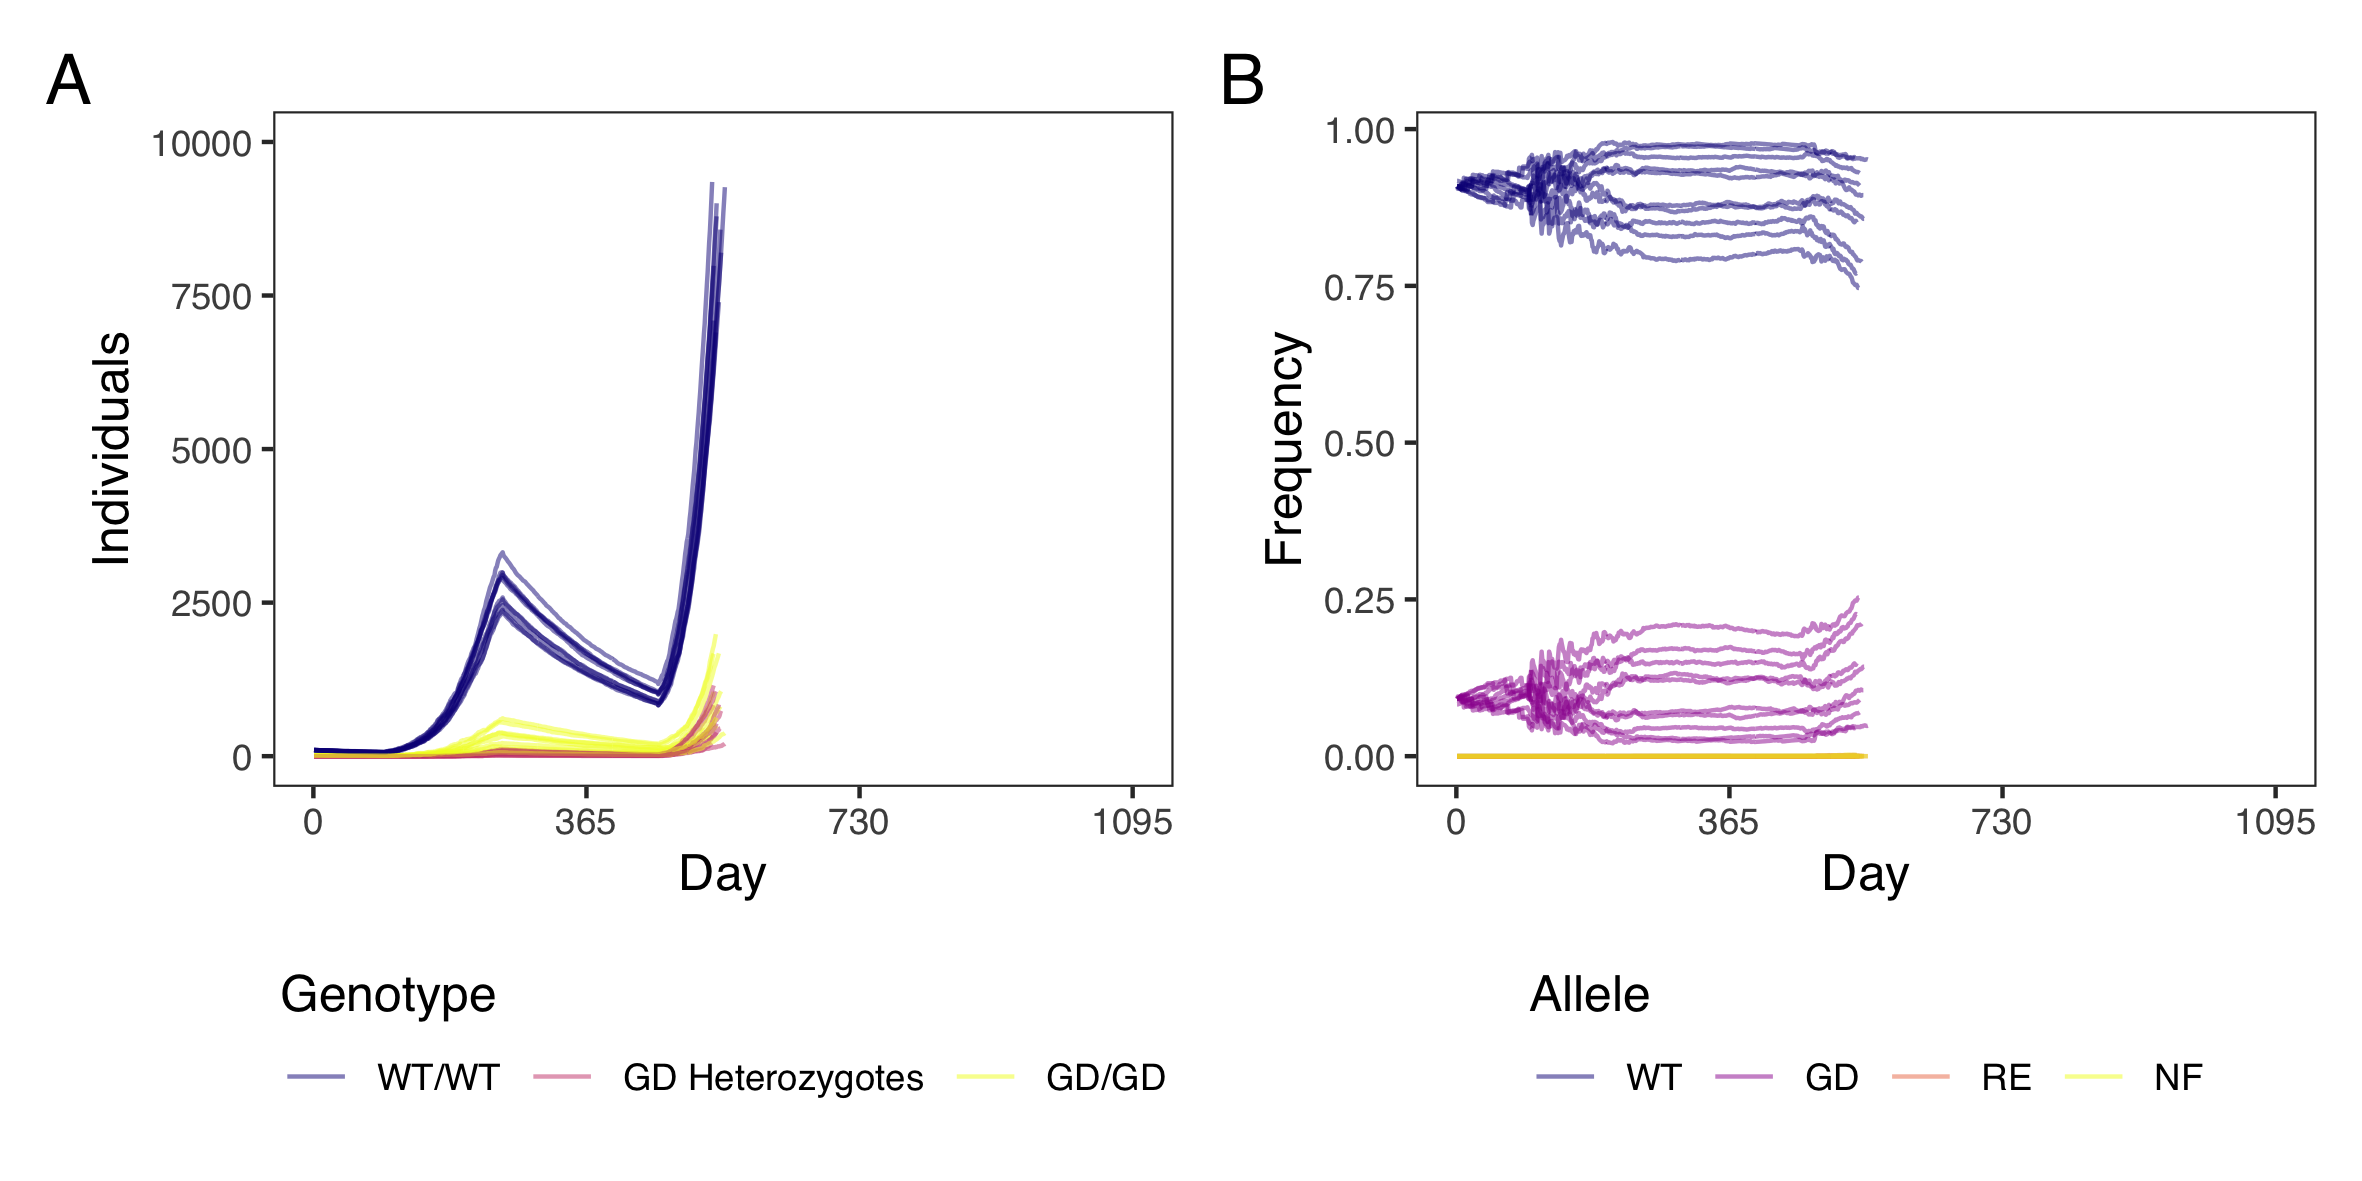

Write the R code that produced this figure.
##############################
## ---- Working directory ----
##############################

setwd(dir = '/Users/s2018147/Documents/nfaber_varroa_gd/')
source(file = 'gene_drive_varroa.R')

#############################
## ---- Parameter inputs ----
#############################

input <- list()

input$iter <- 1:10
input$years <- 3
input$nInit <-  100
input$gd <- 10
input$gdZygosity <- "homozygous"
input$strategy <- 1
input$drive <- c(FALSE,TRUE)
input$testing <- FALSE
input$mort <- 0.005

input$invasionSlope <- 0.00385
input$invasionIntercept <- -2.87
input$DCP <- 8
input$maxDrone <- 16
input$maxWorker <- 8

input$loci <- 2
input$inbred <- TRUE
input$inbrCoef <- 0.9

input$gaplength <- 0 
input$gapday <- 0 
input$broodbreak <- 0 
input$acaricides <- 0
input$supplement <- 0

inputs <- expand.grid(input)
# View(inputs)

#######################################
## ---- Set up parallel processing ----
#######################################

nproc <- 6
cl.tmp = makeCluster(rep('localhost',nproc), type = 'SOCK')
registerDoSNOW(cl.tmp)
getDoParWorkers()

############################
## ---- Run simulations ----
############################

# debug(gd.comp); res <- gd.comp(inputs[1,])

## run in parallel
res <- foreach(rowNum = 1:nrow(inputs), .packages = c('AlphaSimR','reshape2','tidyverse','data.table'), .verbose = TRUE) %dopar% { gd.comp(input = inputs[rowNum, ]) }
stopCluster(cl.tmp)
res <- do.call(rbind, res)

############################
## ---- Process results ----
############################

var <- c('nInd','IBS','droneRep','workerRep','potentialInf',
         'nPhoretic','pPhoretic','beesPhoretic','phoreticTime',
         'varroaPerDrone','varroaPerWorker',
         'offspringPerDrone','offspringPerWorker', 
         'WT', 'GD', 'NF', 'RE', 'homoWT', 'homoGD', 'heteroGD')
res[!is.na(res$nInd), var] = lapply(res[!is.na(res$nInd), var], FUN = function(z) { z[is.na(z)] = 0; z })
res = as_tibble(res)

res$iter <- factor(res$iter)
res$nInit <- factor(res$nInit)
res$drive <- factor(res$drive)
res$broodbreak <- factor(res$broodbreak)

res <- group_by(res, iter, nInit)

# save(res, file = "Fig2/Fig2S1.RData")
# load(file = "Fig2/Fig2S1.RData")

##################
## ---- Plots ----
##################

PaperTheme <- theme_bw(base_size = 11, base_family = "sans") + 
  theme(strip.background = element_blank(),
        panel.grid = element_blank(),
        title=element_text(size=14, hjust=0.5), 
        legend.title=element_text(size=12),
        legend.position = "bottom", 
        legend.justification = "center",
        axis.title=element_text(size=12))

haploRep <- rename(res, "GD init" = gd, "Homing" = drive, "GD/GD" = homoGD, "GD Heterozygotes" = heteroGD, "WT/WT" = homoWT) %>%
  pivot_longer(cols = `WT/WT`:`GD Heterozygotes`, names_to = "genotype", values_to = "count") 
haploRep$genotype <- factor(haploRep$genotype, levels = c("WT/WT","GD Heterozygotes","GD/GD"))

p1 <- ggplot(data = haploRep) + 
  geom_line(aes(x = day, y = count, group = interaction(genotype, iter), colour = genotype), size = 0.5, alpha = 0.5) +
  scale_colour_viridis(option="plasma", discrete=TRUE, name = "Genotype", guide=guide_legend(nrow=1, title.position = "top")) +
  scale_x_continuous(breaks=seq(0,10*365,365)) +
  ylim(c(0, 10000)) +
  ylab("Individuals") +
  xlab("Day") +
  PaperTheme
p1

haploRep <- rename(res, "GD init" = gd, "Homing" = drive) %>% 
  pivot_longer(cols = WT:RE, names_to = "allele", values_to = "frequency")
haploRep$allele <- factor(haploRep$allele, levels = c("WT","GD","RE","NF"))

p2 <- ggplot(data = haploRep) + 
  geom_line(aes(x = day, y = frequency, group = interaction(allele, iter), colour = allele), size = 0.5, alpha = 0.5) +
  scale_colour_viridis(option="plasma", discrete=TRUE, name = "Allele", guide=guide_legend(nrow=1, title.position = "top")) +
  scale_x_continuous(breaks=seq(0,5*365,365)) +
  ylab("Frequency") +
  xlab("Day") +
  PaperTheme
p2

p <- (p1 | p2) + plot_annotation(tag_levels = 'A')

ggsave(plot = p, path = "Fig2", filename = "Fig2S1.png", height = 10, width = 20, unit = "cm")

########################
## ---- Bonus plots ----
########################

plotThemVariables <- function(data, parameter, paramName, colParam = NULL, colParamName, save = FALSE){
  p <- ggplot(data = data) +
    geom_rect(mapping = aes(xmin = gapday, xmax = (gapday+gaplength), ymin = -Inf, ymax = Inf), fill="lightgrey") +
    geom_line(mapping = aes(x = day, y = get(x=parameter), colour = get(x=colParam), group = interaction(get(x=colParam),iter)), size = 0.5, alpha = 0.5) +
    scale_colour_viridis(option="plasma", discrete=TRUE, name = colParamName, guide=guide_legend(ncol=1, title.position = "top")) +
    theme_bw() +
    ylim(c(0, NA)) +
    xlab("Day") +
    ylab(paramName) +
    scale_x_continuous(breaks=seq(0,5*365,365))
  
  if (parameter=="nInd"){
    p <- p + annotate("rect", xmin = -Inf, xmax = Inf, ymin = 2405, ymax = Inf, alpha=0.15, fill="red")
  }
  
  if (save){
    PaperTheme <- theme_bw(base_size = 11, base_family = "sans") + theme(legend.position = "right", strip.background = element_blank(),panel.grid = element_blank())
    ggsave(plot = p + PaperTheme, filename = paste(parameter,".png", sep=""), height = 10, width = 10 * 2, unit = "cm")
  }
  
  return(p)
}

varNames <- c('Population size','Mean homozygosity','Invaded drone cells',
              'Invaded worker cells','Potential invasions',
              'Phoretic Varroa','Phoretic Varroa (%)','Phoretic Varroa per bee',
              'Mean time Varroa spent phoretic',
              'Mean Varroa per drone cell','Mean Varroa per worker cell',
              'Mean female offspring per drone cell','Mean female offspring per worker cell',
              'Wildtype', 'Gene drive', 'Non-functional', 'Resistance', 
              'Homozygous wildtype', 'Homozygous gene drive', 'Heterozygous gene drive')

for (variable in var){
  (p <- plotThemVariables(data = res, parameter = variable, colParam = "nInit", 
                          paramName = varNames[which(var==variable)], colParamName = "Initial Varroa"))
}
